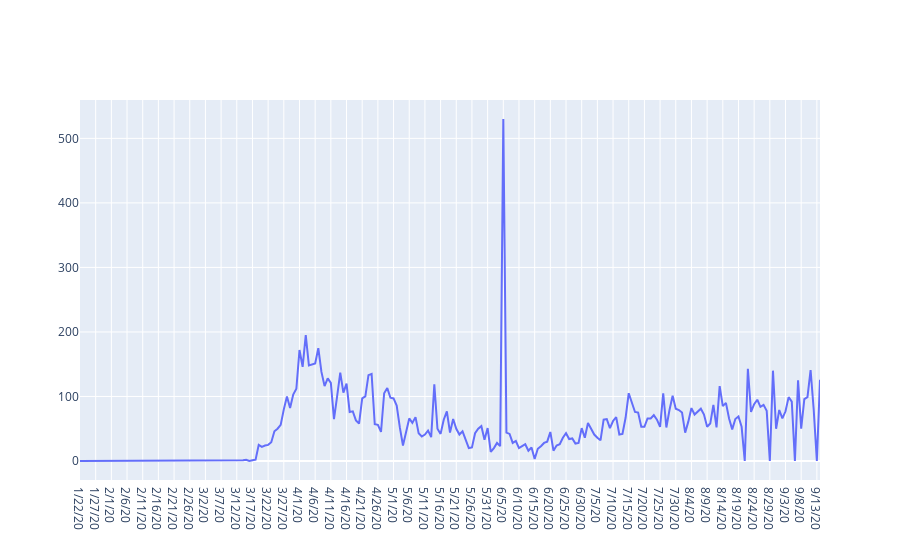

This figure's notebook cell:
### Markdown cell above
#### MI, GA, IL has the same mean for the number of death within the US and it is higher than the median. This time, OH state has a normal distribution for number of death as its mean and median are equal. Note that this number are small because of the normalization.

### Code cell
import plotly.graph_objects as go

graph = go.Figure()

graph.add_trace(go.Scatter( x=normalized_daily_new_cases_MI.index, y= normalized_daily_new_cases_MI,
                    mode='lines',
                   name="MI"))
graph.show()

### Figure 1 — Plotly figure (JSON) as saved in the notebook; plotly's stock layout.template omitted (floating-point values rounded to 4 significant figures; data arrays with more than 128 entries replaced by an {"elided": "..."} marker saying what was removed)
{"data": [{"mode": "lines", "name": "MI", "type": "scatter", "x": {"elided": "237 str values"}, "y": {"elided": "237 int values"}}], "layout": {}}
